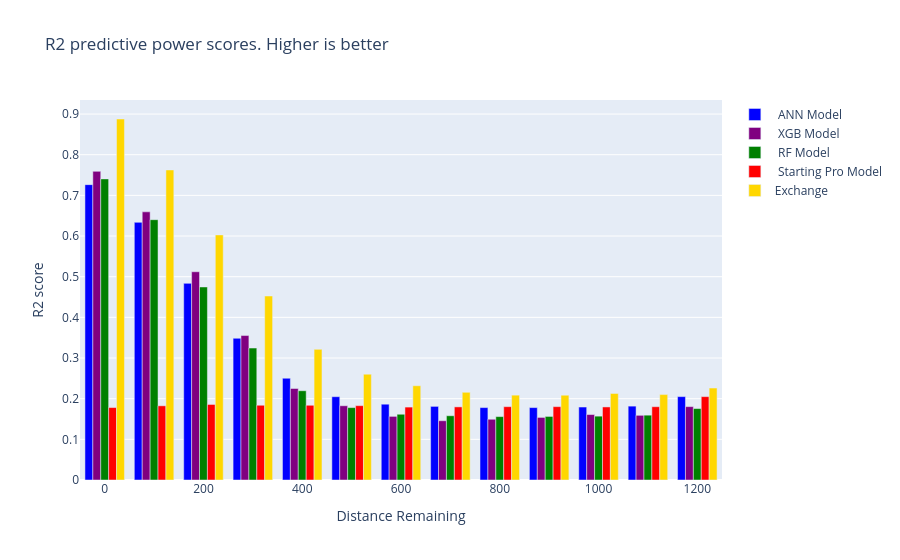

Notebook cell for this chart:
### Code cell
plot_r2_scores(test_df)

### Figure 1 — Plotly figure (JSON) as saved in the notebook; plotly's stock layout.template omitted (floating-point values rounded to 4 significant figures)
{"data": [{"marker": {"color": "blue"}, "name": " ANN Model", "type": "bar", "x": [1200, 1100, 1000, 900, 800, 700, 600, 500, 400, 300, 200, 100, 0], "y": [0.2051, 0.1817, 0.1794, 0.1781, 0.1781, 0.181, 0.1864, 0.2049, 0.2503, 0.3486, 0.4836, 0.6337, 0.7264]}, {"marker": {"color": "purple"}, "name": " XGB Model", "type": "bar", "x": [1200, 1100, 1000, 900, 800, 700, 600, 500, 400, 300, 200, 100, 0], "y": [0.1804, 0.1591, 0.161, 0.1539, 0.1494, 0.1458, 0.1565, 0.1826, 0.2251, 0.3552, 0.5121, 0.6595, 0.7591]}, {"marker": {"color": "green"}, "name": " RF Model", "type": "bar", "x": [1200, 1100, 1000, 900, 800, 700, 600, 500, 400, 300, 200, 100, 0], "y": [0.1757, 0.1594, 0.157, 0.1563, 0.1559, 0.158, 0.1617, 0.178, 0.2196, 0.3245, 0.4747, 0.6402, 0.7405]}, {"marker": {"color": "red"}, "name": " Starting Pro Model", "type": "bar", "x": [1200, 1100, 1000, 900, 800, 700, 600, 500, 400, 300, 200, 100, 0], "y": [0.205, 0.1802, 0.1797, 0.1804, 0.1803, 0.1798, 0.1793, 0.1828, 0.1838, 0.1838, 0.1858, 0.1825, 0.1782]}, {"marker": {"color": "gold"}, "name": "Exchange", "type": "bar", "x": [1200, 1100, 1000, 900, 800, 700, 600, 500, 400, 300, 200, 100, 0], "y": [0.2261, 0.2101, 0.2129, 0.2085, 0.2087, 0.2156, 0.2318, 0.2603, 0.3213, 0.4525, 0.6027, 0.7625, 0.8878]}], "layout": {"title": {"text": "R2 predictive power scores. Higher is better"}, "xaxis": {"title": {"text": "Distance Remaining"}}, "yaxis": {"title": {"text": "R2 score"}}}}
